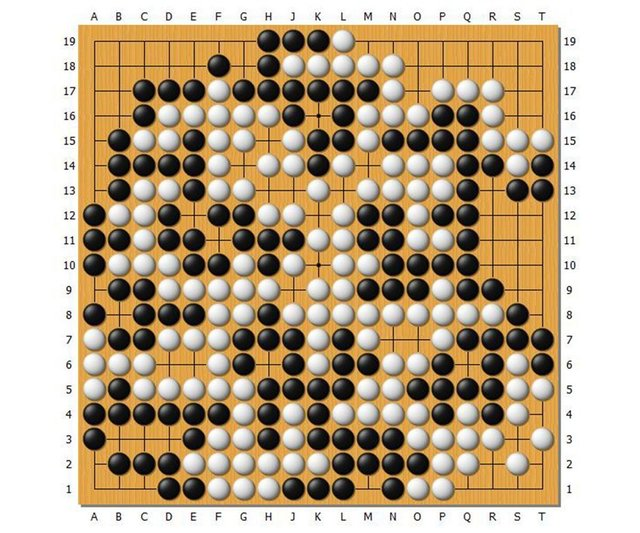
#> input picture images/up_stone.jpg, 640 x 533 px
$ python decide_color.py
#> lines starting #> are read from the running program, lines starting #| are printed output that depends on the picture

import cv2

BOARD = 19

image = cv2.imread("images/up_stone.jpg")
#> image is the input picture: shape (533, 640, 3); mean B, G, R 141.9, 171.6, 192.1
image = cv2.blur(image, (3, 3))

rgbImage = cv2.cvtColor(image, cv2.COLOR_BGR2RGB)
hsvImage = cv2.cvtColor(image, cv2.COLOR_BGR2HSV)
#> hsvImage: shape (533, 640, 3); mean H, S, V 29.7, 77.5, 192.8

ost = 447 / (BOARD - 1)
x = 95
y = 41
ans = [''] * BOARD

print(len(rgbImage))
#| 533

for i in range(BOARD):
  for j in range(BOARD):
    centerX = int(x + ost * i)
    centerY = int(y + ost * j)
    center = (centerX, centerY)
    circle_image = cv2.circle(image, center, 3, (255,0,0), thickness=-1)
    pixel = hsvImage[centerY, centerX]
    bright = pixel[2]
    if bright > 200:
      ans[j] = ans[j] + '# '
    elif bright > 100:
      ans[j] = ans[j] + '  '
    else:
      ans[j] = ans[j] + '. '
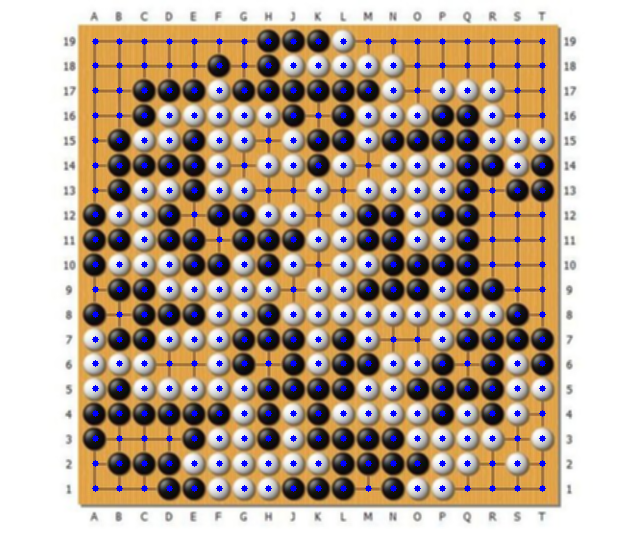
#> image: shape (533, 640, 3); mean B, G, R 146.4, 167.8, 187.9
#> after the loop, ans = 19 items


for i in range(BOARD):
  print(ans[i])
#> this loop made 19 passes

# cv2.imshow("image", circle_image)
# cv2.waitKey()

$ run again, with images/diag_board2.jpg copied over images/up_stone.jpg
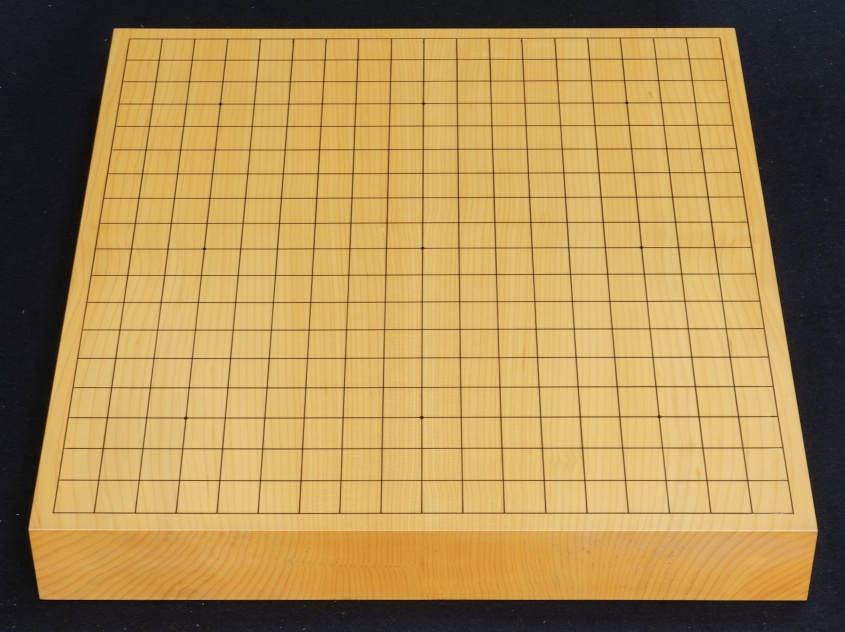
#> input picture images/diag_board2.jpg, 1690 x 1263 px (shown at 1/2 size)
#> image is the input picture: shape (1263, 1690, 3); mean B, G, R 83.3, 140.1, 170.7
#> hsvImage: shape (1263, 1690, 3); mean H, S, V 40.4, 119.6, 172.1
#| 1263
#> after the loop `for i in range(BOARD):`:
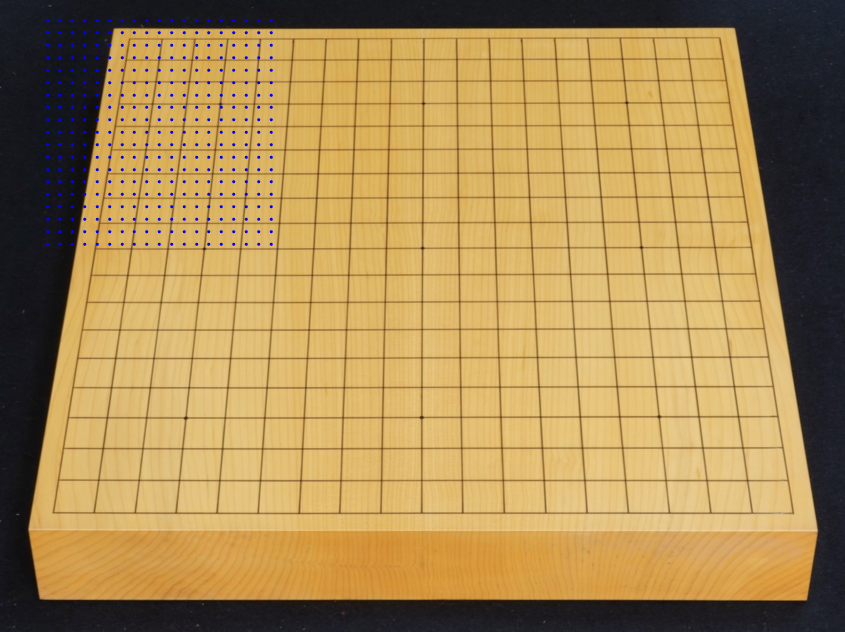
#> image: shape (1263, 1690, 3) (shown at 1/2 size); mean B, G, R 84.2, 139.4, 169.9
#> after the loop `for i in range(BOARD):`: ans = 19 items
#> the loop `for i in range(BOARD):` made 19 passes
